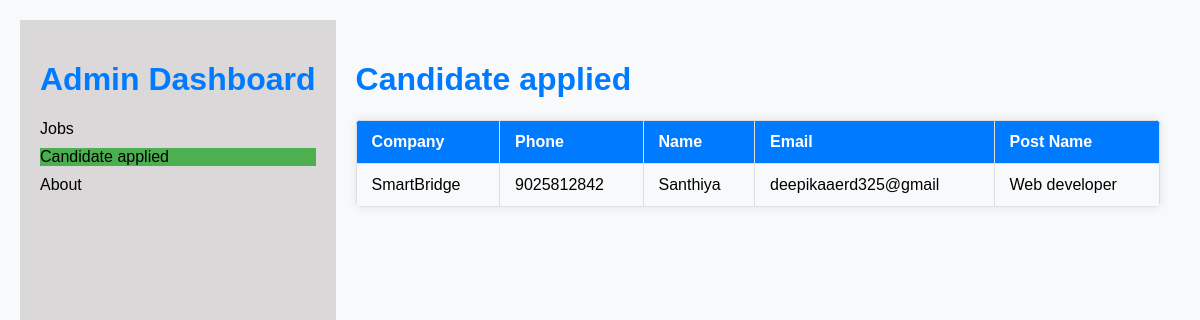
Page /php/candidate.php on the committed database.
### tables this page shows
CREATE TABLE `candidateapplied` (
  `company` varchar(29) DEFAULT NULL,
  `job` varchar(16) DEFAULT NULL,
  `name` varchar(28) DEFAULT NULL,
  `email` varchar(20) DEFAULT NULL,
  `phone` varchar(14) DEFAULT NULL
);

### php/candidate.php (the view, shortened to what this page needs)
<!DOCTYPE html>
<html lang="en">
<head>
  <link rel="stylesheet" type="text/css" href="../css/admindash.css">
  <link rel="stylesheet" type="text/css" href="../css/candidate.css">
</head>
<body>
  <div class="left-nav">
    <h1>Admin Dashboard</h1>
    <div class="nav-item" id="jobsItem"><a href="../html/admin/admindash.php">Jobs</a></div>
    <div class="nav-item" id="candidateItem"><a href="#">Candidate applied</a></div>
    <div class="nav-item" id="aboutItem"><a href="../html/admin/about.html">About</a></div>
  </div>
  <div class="content">
    <h1>Candidate applied</h1>
  <table class="table">
    <tr>
      <th>Company</th>
      <th>Phone</th>
      <th>Name</th>
      <th>Email</th>
      <th>Post Name</th>
    </tr>
    <?php
    include './connection.php';
    $result = $conn->query("SELECT company, phone,name, email, job FROM candidateapplied");
    if ($result->num_rows > 0) {
        while ($row = $result->fetch_assoc()) {
            $company = $row["company"];
            $postName = $row["job"];
            $name = $row["name"];
            $email = $row["email"];
            $phone = $row["phone"];
            echo "<tr>
                    <td>$company</td>
                    <td>$phone</td>
                    <td>$name</td>
                    <td>$email</td>
                    <td>$postName</td>
                  </tr>";
        }
    } else {
        echo "<tr><td colspan='4'>No data found</td></tr>";
    }
    ?>
  </table>
  </div>
</body>
</html>

### css/admindash.css (style rules this page uses)
body { margin: 0; font-family: Arial, sans-serif; display: flex; padding: 20px; }
.left-nav { width: auto; height: 100vh; background-color: #dad8d8; color: black; padding: 20px; box-sizing: border-box; display: flex; flex-direction: column; font-family: 'Franklin Gothic Medium', 'Arial Narrow', Arial, sans-serif; }
.nav-item { margin-bottom: 10px; cursor: pointer; font: 20px; }
.content { flex-grow: 1; padding: 20px; }
.nav-item.active { background-color: #4CAF50; color: white; }
a { text-decoration: none; color: black; }
table { width: 100%; border-collapse: collapse; margin-top: 10px; }
th, td { padding: 10px; text-align: left; border: 1px solid #ddd; gap: 5px; }
th { background-color: #f2f2f2; }

### css/candidate.css (style rules this page uses)
body { font-family: 'Arial', sans-serif; background-color: #f8f9fa; padding: 20px; }
h1 { color: #007bff; }
.table { width: 100%; margin-top: 20px; border-collapse: collapse; border-radius: 5px; overflow: hidden; box-shadow: 0 0 10px rgba(0, 0, 0, 0.1); }
.table th, .table td { padding: 12px 15px; text-align: left; border-bottom: 1px solid #dee2e6; }
.table th { background-color: #007bff; color: #fff; }

### rows in the picture
candidateapplied: company "SmartBridge", phone "9025812842", name "Santhiya", email "deepikaaerd325@gmail", job "Web developer"
